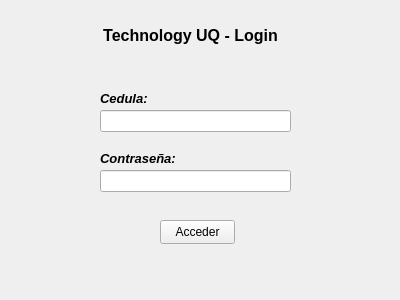
<?xml version="1.0" encoding="UTF-8"?>
<ui version="4.0">
 <class>Frame</class>
 <widget class="QFrame" name="Frame">
  <property name="geometry">
   <rect>
    <x>0</x>
    <y>0</y>
    <width>400</width>
    <height>300</height>
   </rect>
  </property>
  <property name="windowTitle">
   <string>Frame</string>
  </property>
  <widget class="QLabel" name="label">
   <property name="geometry">
    <rect>
     <x>100</x>
     <y>90</y>
     <width>71</width>
     <height>16</height>
    </rect>
   </property>
   <property name="font">
    <font>
     <pointsize>10</pointsize>
     <italic>true</italic>
     <bold>true</bold>
    </font>
   </property>
   <property name="text">
    <string>Cedula:</string>
   </property>
  </widget>
  <widget class="QLineEdit" name="Cedulatxt">
   <property name="geometry">
    <rect>
     <x>100</x>
     <y>110</y>
     <width>191</width>
     <height>22</height>
    </rect>
   </property>
  </widget>
  <widget class="QLabel" name="label_2">
   <property name="geometry">
    <rect>
     <x>100</x>
     <y>150</y>
     <width>91</width>
     <height>16</height>
    </rect>
   </property>
   <property name="font">
    <font>
     <pointsize>10</pointsize>
     <italic>true</italic>
     <bold>true</bold>
    </font>
   </property>
   <property name="text">
    <string>Contraseña:</string>
   </property>
  </widget>
  <widget class="QLineEdit" name="Contrasenatxt">
   <property name="geometry">
    <rect>
     <x>100</x>
     <y>170</y>
     <width>191</width>
     <height>22</height>
    </rect>
   </property>
   <property name="echoMode">
    <enum>QLineEdit::EchoMode::Password</enum>
   </property>
  </widget>
  <widget class="QLabel" name="label_3">
   <property name="geometry">
    <rect>
     <x>80</x>
     <y>20</y>
     <width>221</width>
     <height>31</height>
    </rect>
   </property>
   <property name="font">
    <font>
     <pointsize>12</pointsize>
     <bold>true</bold>
    </font>
   </property>
   <property name="text">
    <string>Technology UQ - Login</string>
   </property>
   <property name="alignment">
    <set>Qt::AlignmentFlag::AlignCenter</set>
   </property>
  </widget>
  <widget class="QPushButton" name="AccederBTN">
   <property name="geometry">
    <rect>
     <x>160</x>
     <y>220</y>
     <width>75</width>
     <height>24</height>
    </rect>
   </property>
   <property name="text">
    <string>Acceder</string>
   </property>
  </widget>
 </widget>
 <resources/>
 <connections/>
</ui>
